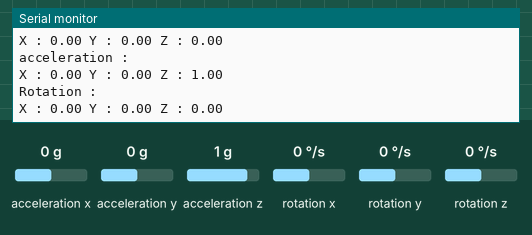
Recording of a sketch running on a simulated Arduino Uno, built with avr-gcc and run on an emulated ATmega328P. Parts: the last lines printed to the serial monitor. Wiring (inferred from the names in the program): MPU-6050 motion sensor at I2C address 0x68. The test bench sets the inputs (shaded band); at power-on: acceleration x 0 g, acceleration y 0 g, acceleration z 1 g, rotation x 0 °/s, rotation y 0 °/s, rotation z 0 °/s.

Above: at 1.3 s.
1.4 s: acceleration x set to -1.4 g
At 1.93 s:
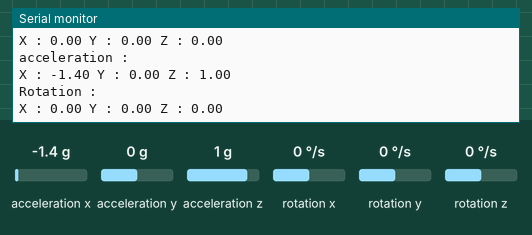
2.9 s: acceleration y set to -1.4 g
At 3.5 s:
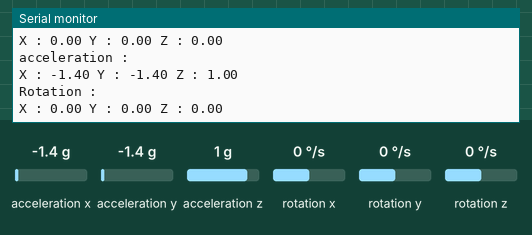
4.4 s: acceleration z set to -1.4 g
At 5.07 s:
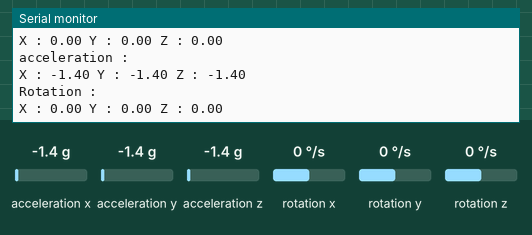
5.9 s: rotation x set to -192 °/s
At 6.64 s:
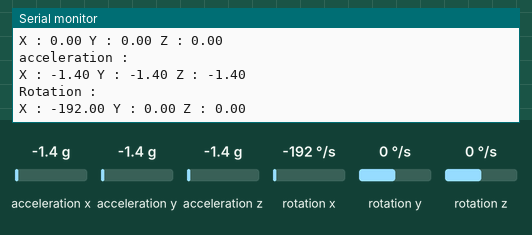
7.4 s: rotation y set to 100 °/s
At 8.22 s:
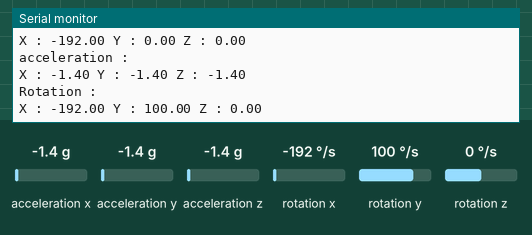
Timing chart, 0 to 10.4 s (numbered marks = the images above; inputs shaded):
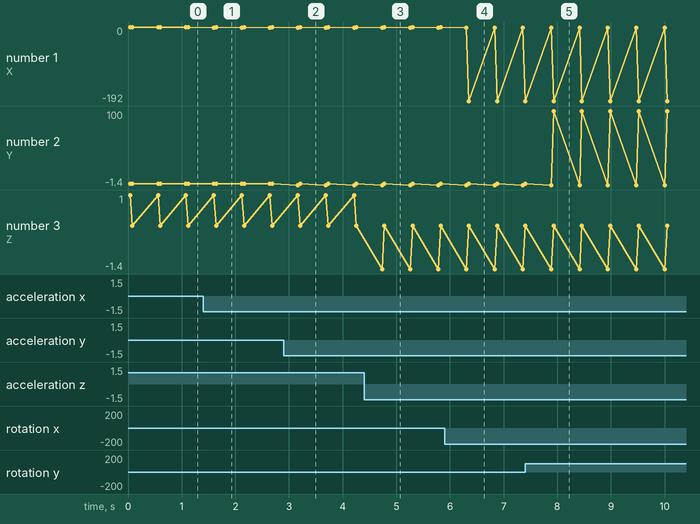

Measured:
- after the input at 1.4 s, the serial monitor: prints a new line after 0.20 s (image 1)
- after the input at 2.9 s, the serial monitor: prints a new line after 0.27 s (image 2)
- after the input at 4.4 s, the serial monitor: prints a new line after 0.34 s (image 3)
- after the input at 5.9 s, the serial monitor: prints a new line after 0.45 s (image 4)
- after the input at 7.4 s, the serial monitor: prints a new line after 0.53 s (image 5)
- plotted number 2: -1.4 → 100 after the input at 7.4 s

The sketch:

mpu6050-motion-sensor.ino
```cpp
#include <Wire.h>
void setup() {
  Wire.begin();
  Serial.begin(9600);

/*  for (int addr = 0 ; addr < 128; addr ++){  //I2C SCANNER SKETCH
    Wire.beginTransmission(addr);
    byte error = Wire.endTransmission();
    if(error == 0 ){
      Serial.print("Device found at 0x"); Serial.println(addr,HEX);
    }
  }
*/
    Wire.beginTransmission(0x68);
    Wire.write(0x6B);  //register address of PWR_MGMT_1
    Wire.write(0x00);
    byte error = Wire.endTransmission();
    if(error == 0 ){
      Serial.println("MPU-6050 Waked up !");
    }
    else{
      Serial.println("FAILED TO WAKE UP !"); Serial.print("error code :"); Serial.println(error);
    }

}

void loop() {
  Wire.beginTransmission(0x68);
  Wire.write(0x3B); //register address of ACCEL_XOUT_H
  Wire.endTransmission(false);
  uint8_t bytesReceived = Wire.requestFrom(0x68,6);
  if(bytesReceived == 6 ){
    int16_t ax = Wire.read() << 8 | Wire.read() ;
    int16_t ay = Wire.read() << 8 | Wire.read() ;
    int16_t az = Wire.read() << 8 | Wire.read() ;
    Serial.println("acceleration :");
    Serial.print("X : ") ; Serial.print((float)ax/16384);
    Serial.print(" Y : ") ; Serial.print((float)ay/16384);
    Serial.print(" Z : ") ; Serial.println((float)az/16384);
  }
  else{
    Serial.println("failed to read acceleration");
    return ;
  }
  Wire.beginTransmission(0x68);
  Wire.write(0x43);  //register address of GYRO_XOUT_H
  Wire.endTransmission(false);
  byte gyroBytes = Wire.requestFrom(0x68,6);
  if(gyroBytes == 6){
    int16_t gx = Wire.read() << 8 | Wire.read() ;
    int16_t gy = Wire.read() << 8 | Wire.read() ;
    int16_t gz = Wire.read() << 8 | Wire.read() ;
    Serial.println("Rotation :");
    Serial.print("X : ") ; Serial.print((float)gx/131);
    Serial.print(" Y : ") ; Serial.print((float)gy/131);
    Serial.print(" Z : ") ; Serial.println((float)gz/131);
  }
  else{
    Serial.println("failed to read rotation");
    return;
  }

  delay(500);
}
```
